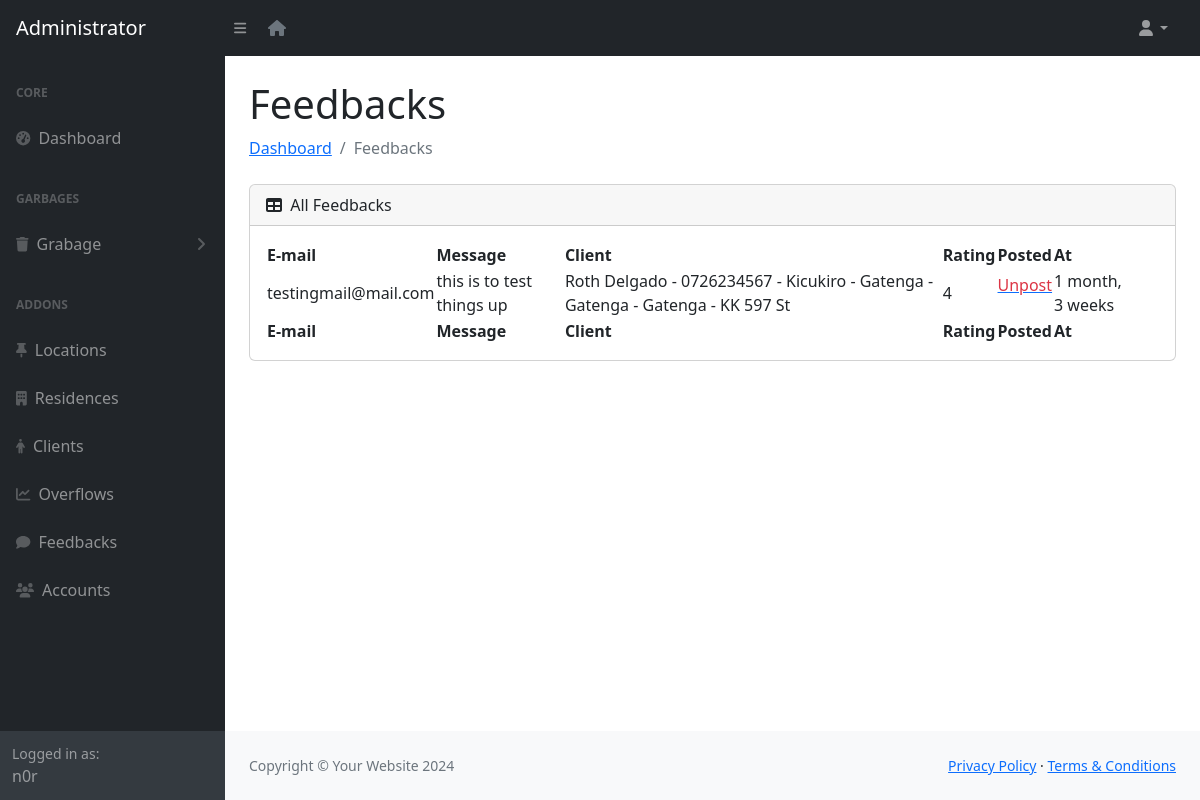
/feedbacks/ (signed in), run on an earlier commit of the app's database.
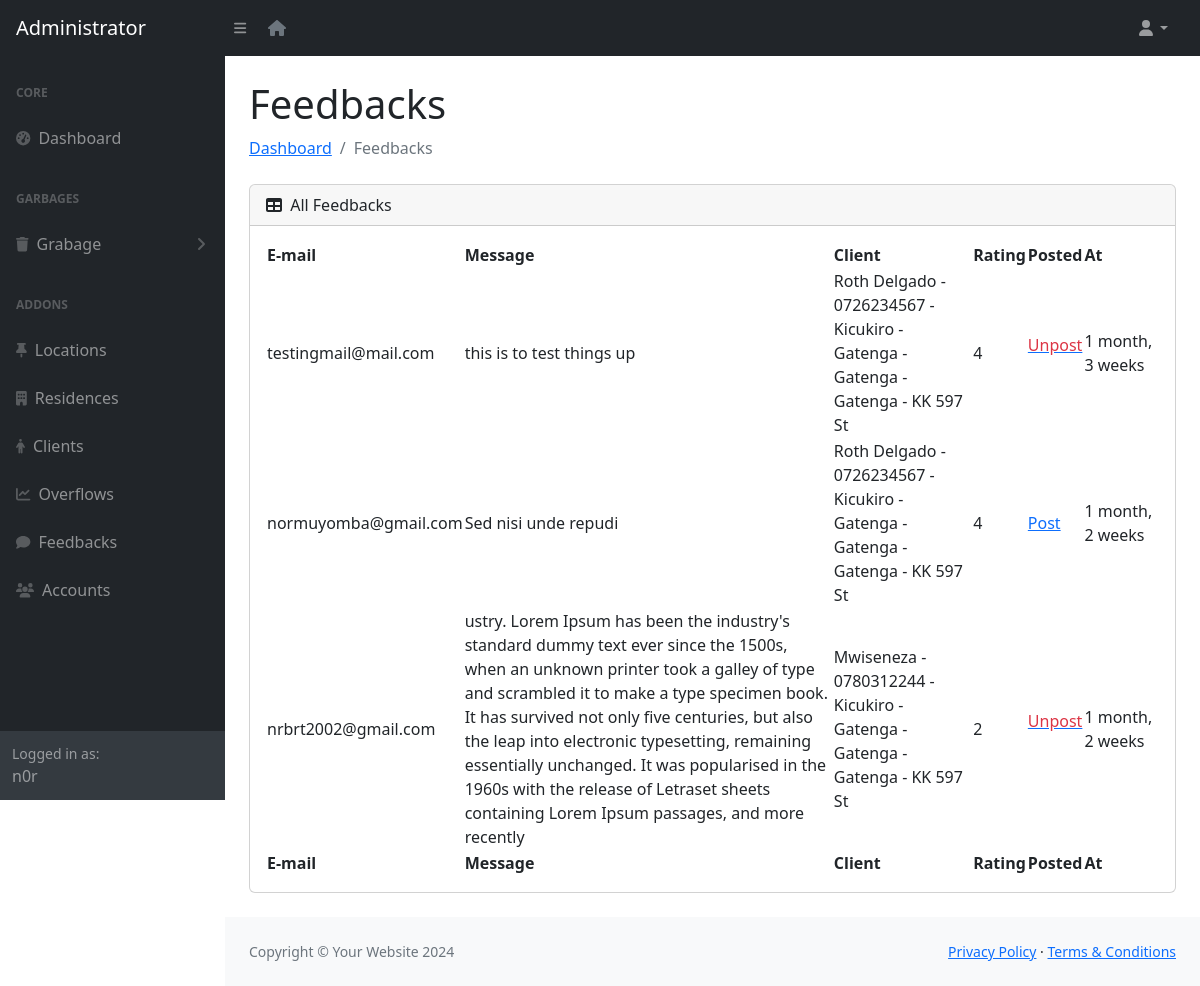
And on a later commit of the database.
### app/models.py (models this page shows, shortened)
class Feedback(models.Model):
    email = models.EmailField(max_length=100)
    message = models.TextField()
    client = models.ForeignKey(Clients, on_delete=models.CASCADE, null=True, blank=True)
    rating = models.IntegerField(choices=[(i, i) for i in range(1, 6)])  # Rating between 1 and 5
    post_status = models.BooleanField(default=0)
    created_at = models.DateTimeField(auto_now_add=True)

class Clients(models.Model):
    names = models.CharField(max_length=254)
    phone = models.CharField(validators=[phone_regex], max_length=13, unique=True)
    email = models.EmailField(max_length=255, unique=True)
    residence = models.ForeignKey(Residence, on_delete=models.SET_NULL, null=True)
    is_active = models.BooleanField(default = 1)
    created_at = models.DateTimeField(auto_now_add=True)
    def __str__(self):
        return f"{self.names} - {self.phone} - {self.residence}"

class Residence(models.Model):
    location = models.ForeignKey(Location, on_delete=models.CASCADE)
    streetName = models.CharField(validators=[street_regex], max_length=9)
    gateNumber = models.CharField(max_length=10, null=True, blank=True)
    status = models.BooleanField(default = 1)
    created_at = models.DateTimeField(auto_now_add=True)
    class Meta:
        constraints = [UniqueConstraint(fields=['location', 'streetName', 'gateNumber'], name='unique_residence_combination')]
        ordering = ["created_at"]
    def __str__(self):
        return f"{self.location} - {self.streetName}"

class Location(models.Model):
    district = models.ForeignKey(District, on_delete=models.SET_NULL, null=True, blank=True)
    sector = models.ForeignKey(Sector, on_delete=models.SET_NULL, null=True, blank=True)
    cell = models.ForeignKey(Cell, on_delete=models.SET_NULL, null=True, blank=True)
    village = models.ForeignKey(Village, on_delete=models.SET_NULL, null=True, blank=True)
    created_at = models.DateTimeField(auto_now_add=True)
    class Meta:
        constraints = [UniqueConstraint(fields=['district', 'sector', 'cell', 'village'], name='unique_location_combination')]
        ordering = ["created_at"]
    def __str__(self):
        return f"{self.district} - {self.sector} - {self.cell} - {self.village}"

class District(models.Model):
    name = models.CharField(max_length=40)
    def __str__(self):
        return self.name

class Sector(models.Model):
    district = models.ForeignKey(District, on_delete=models.CASCADE)
    name = models.CharField(max_length=40)
    def __str__(self):
        return self.name

class Cell(models.Model):
    district = models.ForeignKey(District, on_delete=models.CASCADE)
    sector = models.ForeignKey(Sector, on_delete=models.CASCADE)
    name = models.CharField(max_length=40)
    def __str__(self):
        return self.name

class Village(models.Model):
    district = models.ForeignKey(District, on_delete=models.CASCADE)
    sector = models.ForeignKey(Sector, on_delete=models.CASCADE)
    cell = models.ForeignKey(Cell, on_delete=models.CASCADE)
    name = models.CharField(max_length=40)
    def __str__(self):
        return self.name

### app/views.py (the view)
# urls.py: path('feedbacks/', views.feedbacks, name="feedbacks"),
@role_required(['ADMIN'])
def feedbacks(request):
    feedbacks = Feedback.objects.all()
    context = {'feedbacks': feedbacks}
    return render(request, 'adminn/feedbacks.html', context)

### app/views.py (called while the page is built)
def role_required(allowed_roles):
    def decorator(view_func):
        @wraps(view_func)
        def _wrapped_view(request, *args, **kwargs):
            if request.user.is_authenticated and request.user.role in allowed_roles:
                return view_func(request, *args, **kwargs)
            return redirect('403')
        return _wrapped_view
    return decorator

### app/templates/app/adminn/feedbacks.html (shortened to what this page needs)
{% load static %}
{% include 'adminn/includes/header.html' %}
            <div id="layoutSidenav_content">
                <main>
                    <div class="container-fluid px-4">
                        <h1 class="mt-4">Feedbacks</h1>
                        <ol class="breadcrumb mb-4">
                            <li class="breadcrumb-item"><a href="{% url 'admin-home' %}">Dashboard</a></li>
                            <li class="breadcrumb-item active">Feedbacks</li>
                        </ol>
                        <div class="card mb-4">
                            <div class="card-header">
                                <i class="fas fa-table me-1"></i>
                                All Feedbacks
                            </div>
                            <div class="card-body">
                                <table id="datatablesSimple">
                                    <thead>
                                        <tr>
                                            <th>E-mail</th>
                                            <th>Message</th>
                                            <th>Client</th>
                                            <th>Rating</th>
                                            <th>Posted</th>
                                            <th>At</th>
                                        </tr>
                                    </thead>
                                    <tfoot>
                                        <tr>
                                            <th>E-mail</th>
                                            <th>Message</th>
                                            <th>Client</th>
                                            <th>Rating</th>
                                            <th>Posted</th>
                                            <th>At</th>
                                        </tr>
                                    </tfoot>
                                    <tbody>
                                        {% for feedback in feedbacks %}
                                        <tr>
                                            <td>{{ feedback.email }}</td>
                                            <td>{{ feedback.message }}</td>
                                            <td>{{ feedback.client }}</td>
                                            <td>{{ feedback.rating }}</td>
                                            {% if feedback.post_status %}
                                                <td><a href="{% url 'status-feedback' feedback.id %}"><p class="text-danger">Unpost</p></a></td>
                                            {% else %}
                                                <td><a href="{% url 'status-feedback' feedback.id %}"><span>Post</span></a></td>
                                            {% endif %}
                                            <td>{{ feedback.created_at | timesince }}</td>
                                        </tr>
                                        {% endfor %}
                                    </tbody>
                                </table>
                            </div>
                        </div>
                    </div>
                </main>
{% include 'adminn/includes/footer.html' %}

What changed in the data, as far as the page shows it:
added Feedback: email "normuyomba@gmail.com", message "Sed nisi unde repudi", client "Roth Delgado - 0726234567 - Kicukiro - Gatenga - Gatenga - Gatenga - KK 597 St", rating "4", post_status "Post", created_at "1 month, 2 weeks"
added Feedback: email "nrbrt2002@gmail.com", message "ustry. Lorem Ipsum has been the industry's standard dummy text ever since the 1500s, when an unknown printer took a galley of type and scrambled it to make a type specimen book. It has survived not only five centuries, but also the leap into electronic typesetting, remaining essentially unchanged. It was popularised in the 1960s with the release of Letraset sheets containing Lorem Ipsum passages, and more recently", client "Mwiseneza - 0780312244 - Kicukiro - Gatenga - Gatenga - Gatenga - KK 597 St", rating "2", post_status "Unpost", created_at "1 month, 2 weeks"
